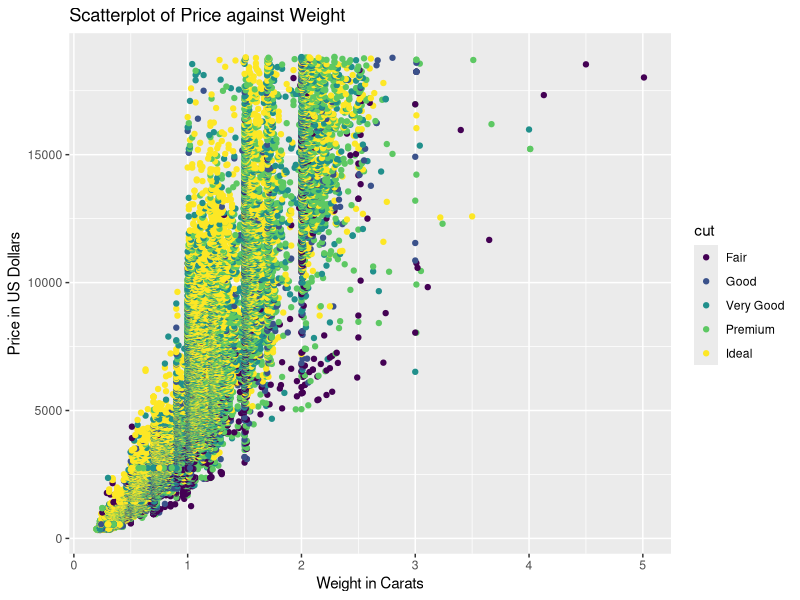
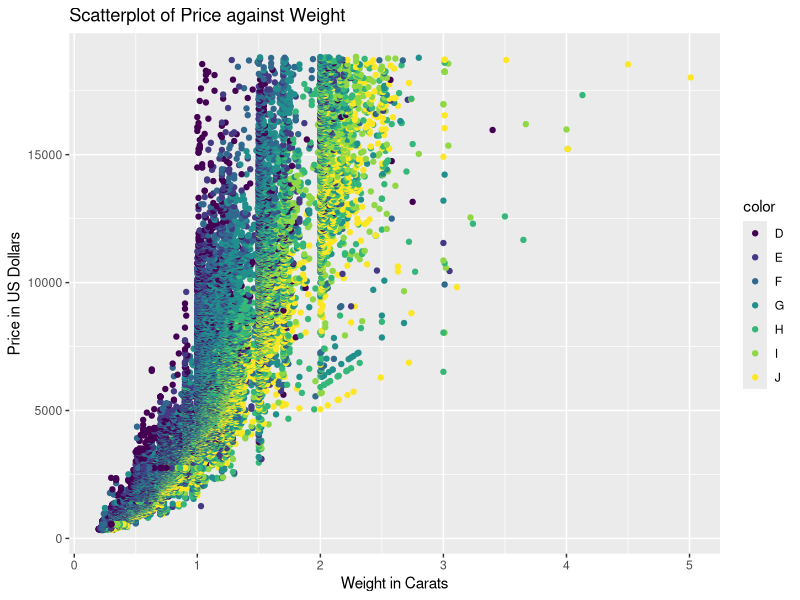
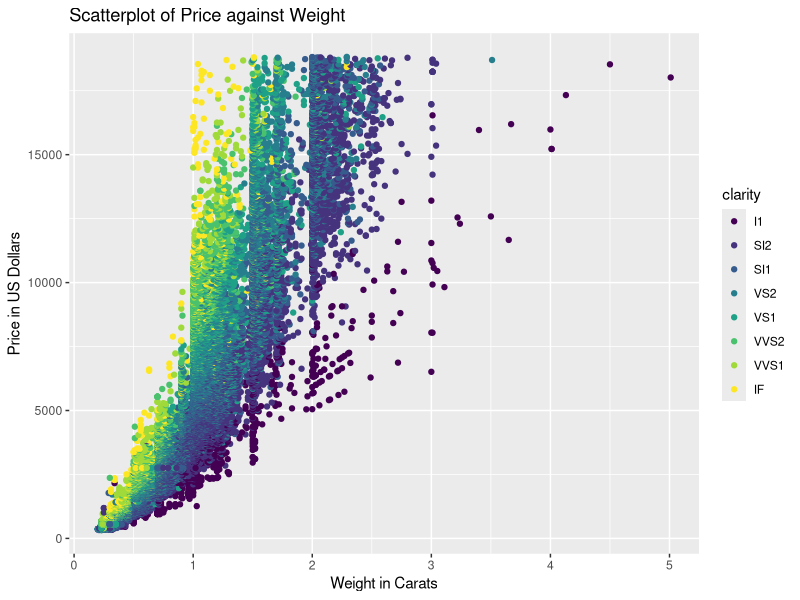
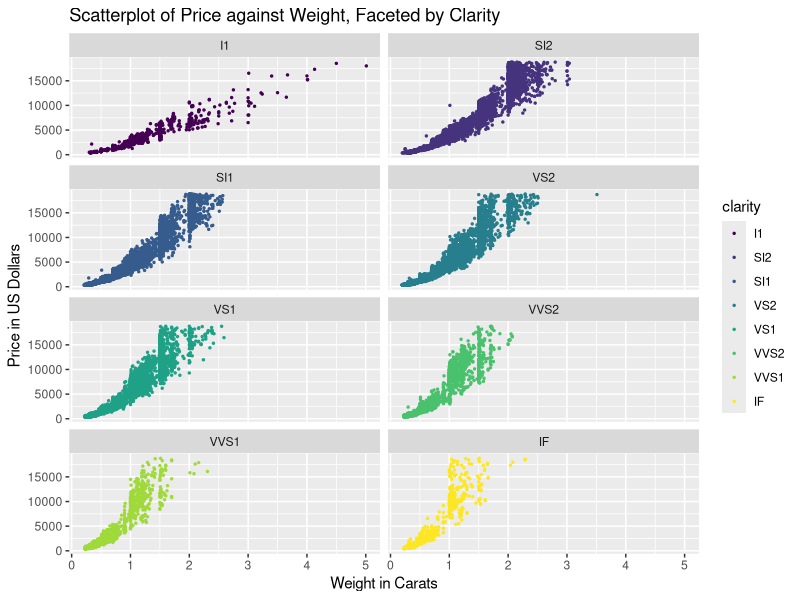
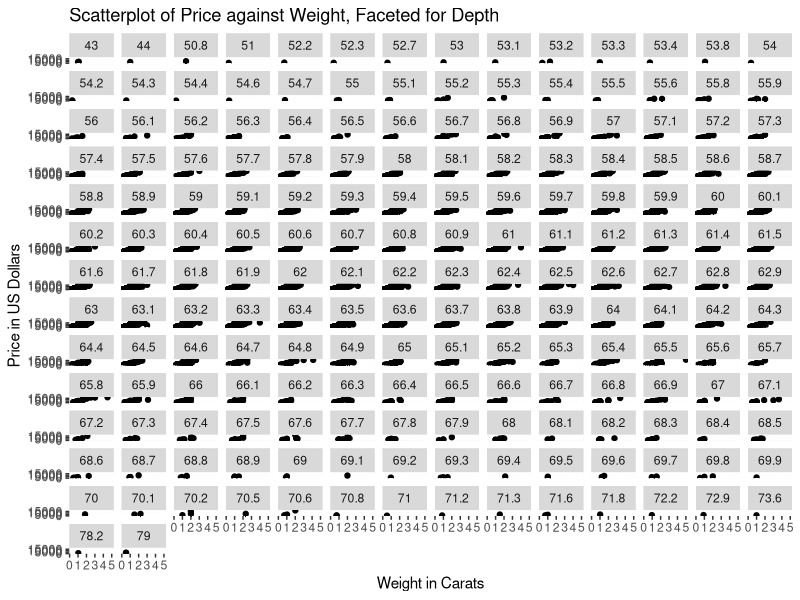
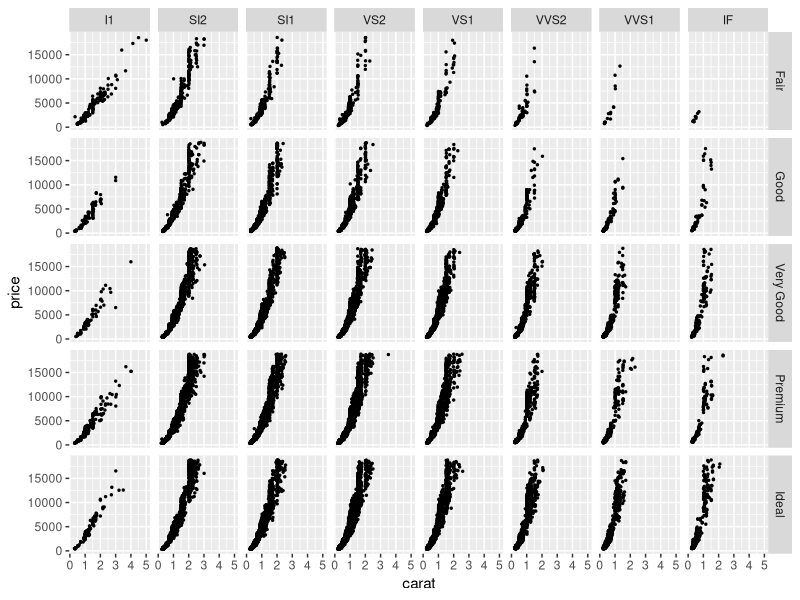
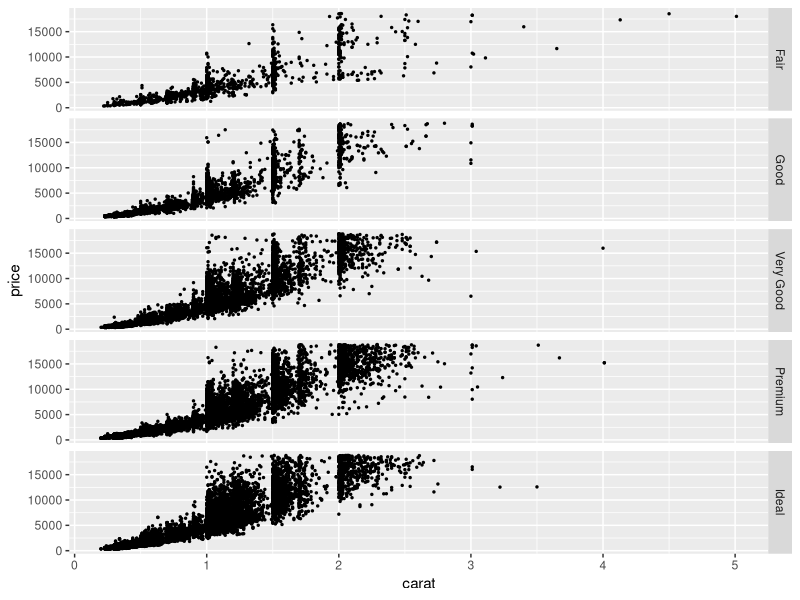
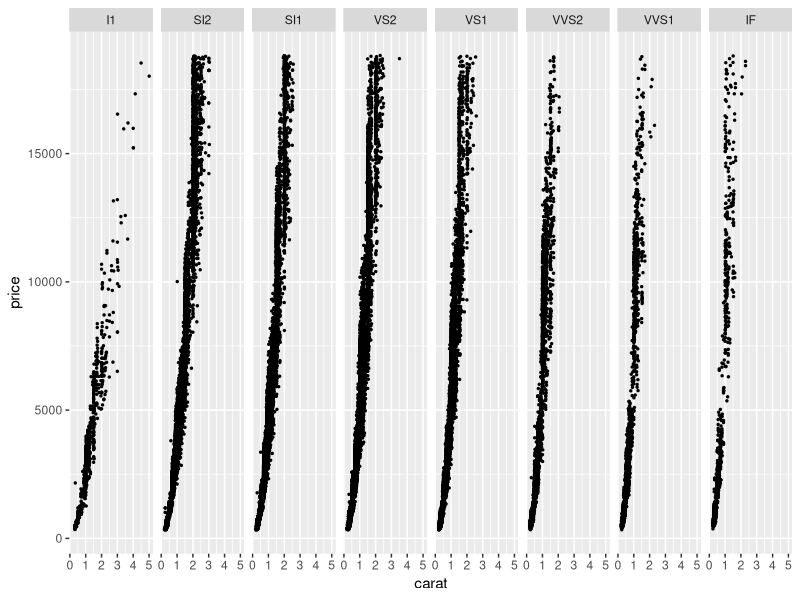

Write the R code that produced these figures, in order.
## ---- chunk 1
knitr::opts_chunk$set(echo = TRUE)
## ---- chunk 2
# load the library ggplot2 here
library(ggplot2)
## ---- chunk 3
# paste here the scatterplot of price versus weight color-coded by cut, from last time. 

# read it again to memorize the code
ggplot(data=diamonds) + 
  geom_point(mapping = aes(x=carat, y=price, color=cut)) +
  ggtitle('Scatterplot of Price against Weight') +
  xlab('Weight in Carats') +
  ylab('Price in US Dollars')

## ---- chunk 4
# color code the previous scatterplot by the variable color
ggplot(data=diamonds) + 
  geom_point(mapping = aes(x=carat, y=price, color=color)) +
  ggtitle('Scatterplot of Price against Weight') +
  xlab('Weight in Carats') +
  ylab('Price in US Dollars')
## ---- chunk 5
# color code the previous scatterplot by clarity
ggplot(data=diamonds) + 
  geom_point(mapping = aes(x=carat, y=price, color=clarity)) +
  ggtitle('Scatterplot of Price against Weight') +
  xlab('Weight in Carats') +
  ylab('Price in US Dollars')
## ---- chunk 6
ggplot(data=diamonds) + 
  geom_point(mapping = aes(x=carat, y=price, color=clarity), size=.5) +
  ggtitle('Scatterplot of Price against Weight, Faceted by Clarity') +
  xlab('Weight in Carats') +
  ylab('Price in US Dollars') +
  facet_wrap(~clarity, nrow=4)
## ---- chunk 7
ggplot(data=diamonds) + 
  geom_point(mapping = aes(x=carat, y=price)) +
  ggtitle('Scatterplot of Price against Weight, Faceted for Depth') +
  xlab('Weight in Carats') +
  ylab('Price in US Dollars')+
  facet_wrap(~depth)
## ---- chunk 8
g <- ggplot(data=diamonds) +
  geom_point(mapping = aes(x=carat, y=price), size=.5)

# facet on two categorical variables cut and clarity
# uncomment next line and write your addition
g + facet_grid(cut ~ clarity)

# facet on one variable but use .
g + facet_grid(cut~.)

# facet on one variable but use .
g + facet_grid(. ~ clarity)
## ---- chunk 9
ggplot(data=diamonds) +
  ggtitle("Scatterplot of Price vs Carat, Faceted by Cut and Clarity") +
  geom_point(mapping = aes(x=carat, y=price, color=color), size=.5) +
  facet_grid(cut ~ clarity)
## ---- chunk 10
ggplot(mpg,aes(x=displ,y=hwy,color=drv)) +
  geom_point() + 
  geom_smooth(se=FALSE)
## ---- chunk 11
ggplot(mpg,aes(x=displ,y=hwy,color=drv)) +
  geom_point() + 
  geom_smooth()
